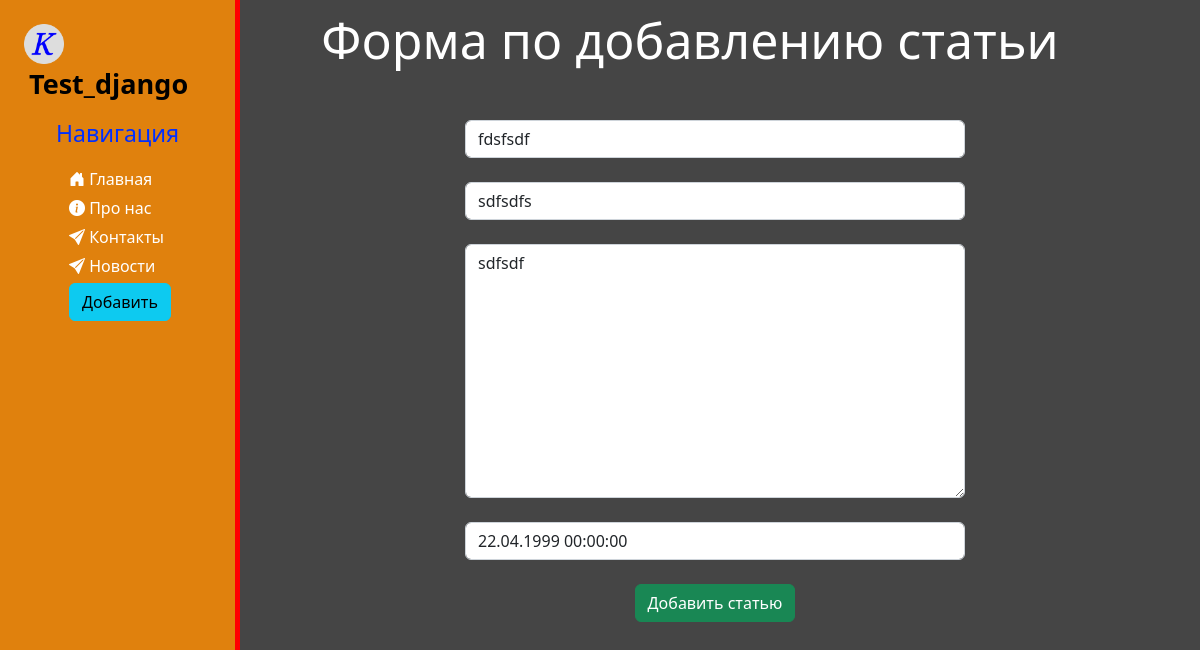
Page /news/4/update on the committed database.
### news/models.py (models this page shows, shortened)
class Artiles(models.Model):
    title = models.CharField('Название', max_length=50)
    anons = models.CharField('Анонс', max_length=250,)
    full_text = models.TextField('Статья')
    date = models.DateTimeField('Дата публикации')
    class Meta:
        verbose_name = 'Новость'
        verbose_name_plural = 'Новости'

### news/views.py (the view)
class NewsUpdatelView(UpdateView):
    model = Artiles
    template_name = 'news/create.html'
    form_class = ArtilesForm

### news/forms.py
class ArtilesForm(ModelForm):
    class Meta:
        model = Artiles
        fields = ['title', 'anons', 'full_text', 'date']
        widgets = {
            "title": TextInput(attrs={
                'class': 'form-control',
                'placeholder': 'Название статьи'
            }),
                "anons": TextInput(attrs={
                'class': 'form-control',
                'placeholder': 'Анонс статьи'
            }),
                "date": DateTimeInput(attrs={
                'class': 'form-control',
                'placeholder': 'Дата публикации'
            }),
                "full_text": Textarea(attrs={
                'class': 'form-control',
                'placeholder': 'Текст статьи'
            }),
        }

### news/templates/news/create.html (shortened to what this page needs)
{% extends 'main/layout.html' %}
{% block content %}
    <div class="features">
        <h1>Форма по добавлению статьи</h1>
        <form method="post">
            {{ form.title }}<br>
            {{ form.anons }}<br>
            {{ form.full_text }}<br>
            {{ form.date }}<br>
            <button class="btn btn-success" type="submit">Добавить статью</button>
        </form>
    </div>
{% endblock  %}

### main/static/main/css/main.css (style rules this page uses)
body { background: rgba(0, 0, 0, 0.729); }
main .features { float: left; color: #fff; margin-top: 10px; text-align: center; width: 75%; }
main .features h1 { font-size: 50px; }
form { margin-left: 25%; width: 500px; margin-top: 50px; }

### rows in the picture
Artiles: title "fdsfsdf", anons "sdfsdfs", full_text "sdfsdf", date "22.04.1999 00:00:00"
